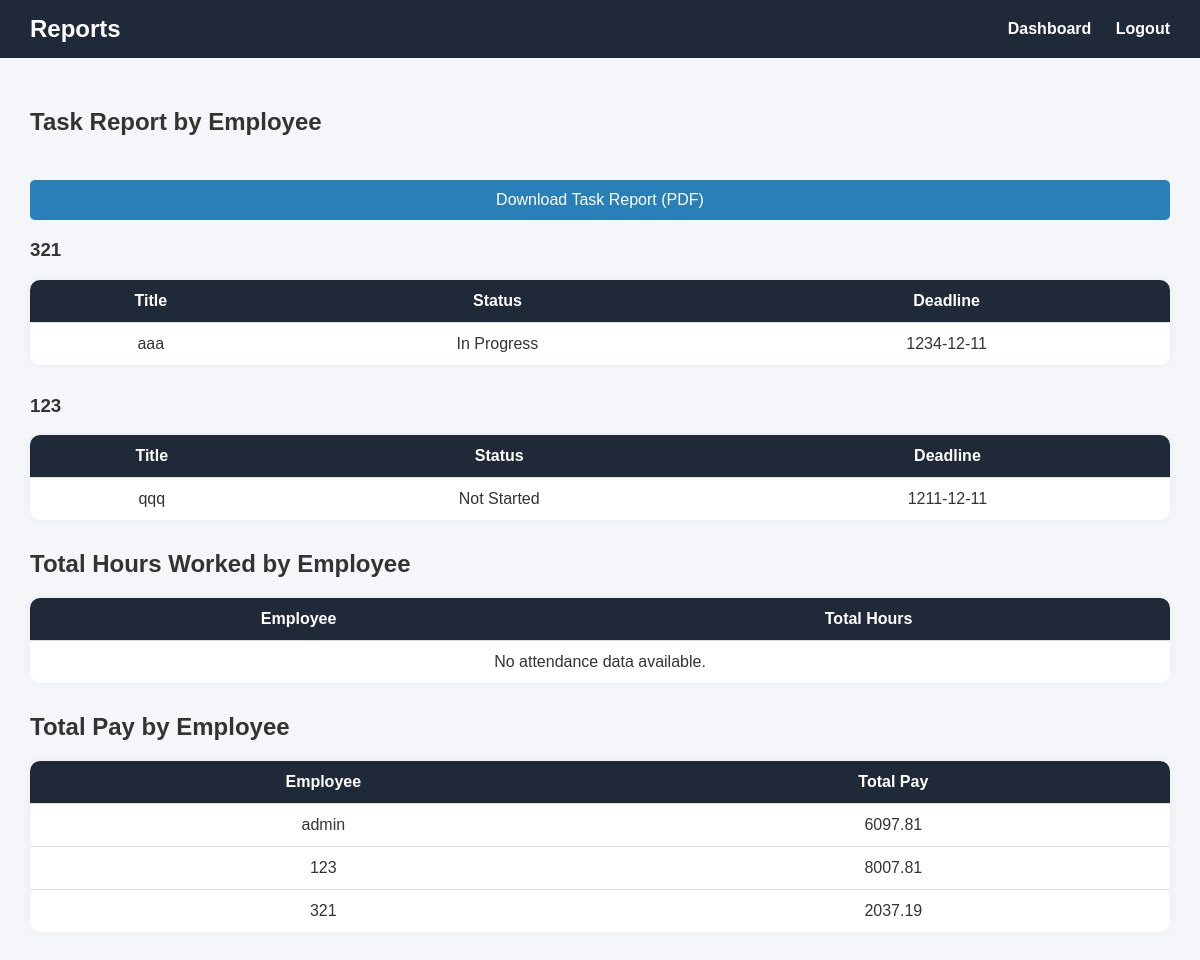
The app's page /reports (signed in) with its own data.
### database.py (models this page shows)
class Task(Base):
    __tablename__ = "tasks"
    id = Column(Integer, primary_key=True, index=True)
    title = Column(String)
    description = Column(Text)
    assigned_to = Column(String) # Still assigned by username
    deadline = Column(String)
    status = Column(String)
    created_at = Column(DateTime, default=datetime.now)
    type = Column(String) # Ensure 'type' is here if using Factory Method for task types
    department_id = Column(Integer, ForeignKey("departments.id"), nullable=True)
    department = relationship("Department")

class Payslip(Base):
    __tablename__ = "payslips"
    id = Column(Integer, primary_key=True, index=True)
    employee_id = Column(String, index=True)
    base_salary = Column(Float)
    hours_worked = Column(Float)
    overtime_hours = Column(Float)
    salary = Column(Float)
    month = Column(String)
    year = Column(Integer)
    strategy = Column(String)
    generated_at = Column(DateTime, default=datetime.now)
    department_id = Column(Integer, ForeignKey("departments.id"), nullable=True)
    department = relationship("Department")

### main.py (the view)
@app.get("/reports", response_class=HTMLResponse)
async def reports_page(request: Request):
    token = request.cookies.get("session_token")
    if not token or not auth_manager.validate_token(token):
        return RedirectResponse(url="/login")
    username = auth_manager.get_logged_in_user(token)
    role = auth_manager.get_user_role(token)
    task_report = {}
    total_hours = {}
    total_pay = {}
    if role == 'admin': # Admin sees all reports
        task_report = report_manager.get_task_report_by_employee()
        total_hours = report_manager.get_total_hours_by_employee()
        total_pay = report_manager.get_total_pay_by_employee()
    elif role == 'manager': # Manager sees reports for their department and sub-departments
        manager_user_obj = next((u for u in auth_manager.get_all_users() if u['username'] == username), None)
        manager_dept_id = manager_user_obj['department_id'] if manager_user_obj else None
        if manager_dept_id:
            relevant_dept_ids = department_manager.get_all_department_ids_in_hierarchy(manager_dept_id)
            task_report = report_manager.get_task_report_by_department_ids(relevant_dept_ids)
            total_hours = report_manager.get_total_hours_by_department_ids(relevant_dept_ids)
            total_pay = report_manager.get_total_pay_by_department_ids(relevant_dept_ids)
    return templates.TemplateResponse("reports.html", {
        "request": request,
        "username": username,
        "role": role,
        "task_report": task_report,
        "total_hours": total_hours,
        "total_pay": total_pay
    })

### templates/reports.html (shortened to what this page needs)
<!DOCTYPE html>
<html lang="en">
  <head>
    <link rel="stylesheet" href="/static/style.css" />
  </head>
  <body>
    <header>
      <h1>Reports</h1>
      <nav>
        <a href="/dashboard">Dashboard</a>
        <a href="/logout">Logout</a>
      </nav>
    </header>
    <main>
      <h2>Task Report by Employee</h2>
      {% if role == 'admin' or role == 'manager' %}
      <a href="/reports/download/tasks" download>
        <button>Download Task Report (PDF)</button>
      </a>
      {% endif %} {% for emp, tasks in task_report.items() %}
      <h3>{{ emp}}</h3>
      <table>
        <tr>
          <th>Title</th>
          <th>Status</th>
          <th>Deadline</th>
        </tr>
        {% for task in tasks %}
        <tr>
          <td>{{ task.title }}</td>
          <td>{{ task.status }}</td>
          <td>{{ task.deadline }}</td>
        </tr>
        {% endfor %}
      </table>
      {% else %}
      <p>No task data available.</p>
      {% endfor %}
      <h2>Total Hours Worked by Employee</h2>
      <table>
        <tr>
          <th>Employee</th>
          <th>Total Hours</th>
        </tr>
        {% for emp, hours in total_hours.items() %}
        <tr>
          <td>{{ emp }}</td>
          <td>{{ hours }}</td>
        </tr>
        {% else %}
        <tr>
          <td colspan="2">No attendance data available.</td>
        </tr>
        {% endfor %}
      </table>
      <h2>Total Pay by Employee</h2>
      <table>
        <tr>
          <th>Employee</th>
          <th>Total Pay</th>
        </tr>
        {% for emp, pay in total_pay.items() %}
        <tr>
          <td>{{ emp }}</td>
          <td>{{ pay }}</td>
        </tr>
        {% else %}
        <tr>
          <td colspan="2">No payroll data available.</td>
        </tr>
        {% endfor %}
      </table>
    </main>
  </body>
</html>

### static/css/style.css (style rules this page uses)
body { font-family: Arial, sans-serif; margin: 0; padding: 0; background: #f4f6f9; color: #333; }
button { margin-top: 1.5rem; padding: 0.7rem; width: 100%; border: none; border-radius: 5px; background: #2980b9; color: white; font-size: 1rem; cursor: pointer; }

### templates/reports.html (style rules this page uses)
body { font-family: Arial, sans-serif; background-color: #f4f6f9; margin: 0; padding: 0; }
header { background-color: #1f2937; color: #fff; padding: 15px 30px; display: flex; justify-content: space-between; align-items: center; }
header h1 { margin: 0; font-size: 24px; }
nav a { color: #fff; text-decoration: none; margin-left: 20px; font-weight: bold; }
main { padding: 30px; }
h2 { margin-bottom: 20px; }
table { width: 100%; border-collapse: collapse; background-color: #fff; border-radius: 10px; overflow: hidden; box-shadow: 0 0 10px rgba(0, 0, 0, 0.05); margin-bottom: 30px; }
table th, table td { padding: 12px; text-align: center; border-bottom: 1px solid #ddd; }
table th { background-color: #1f2937; color: #fff; }
table tr:last-child td { border-bottom: none; }

### records on screen
Task: assigned_to "321", title "aaa", status "In Progress", deadline "1234-12-11"
Task: assigned_to "123", title "qqq", status "Not Started", deadline "1211-12-11"
Payslip: employee "admin", salary "6097.81"
Payslip: employee "123", salary "8007.81"
Payslip: employee "321", salary "2037.19"
